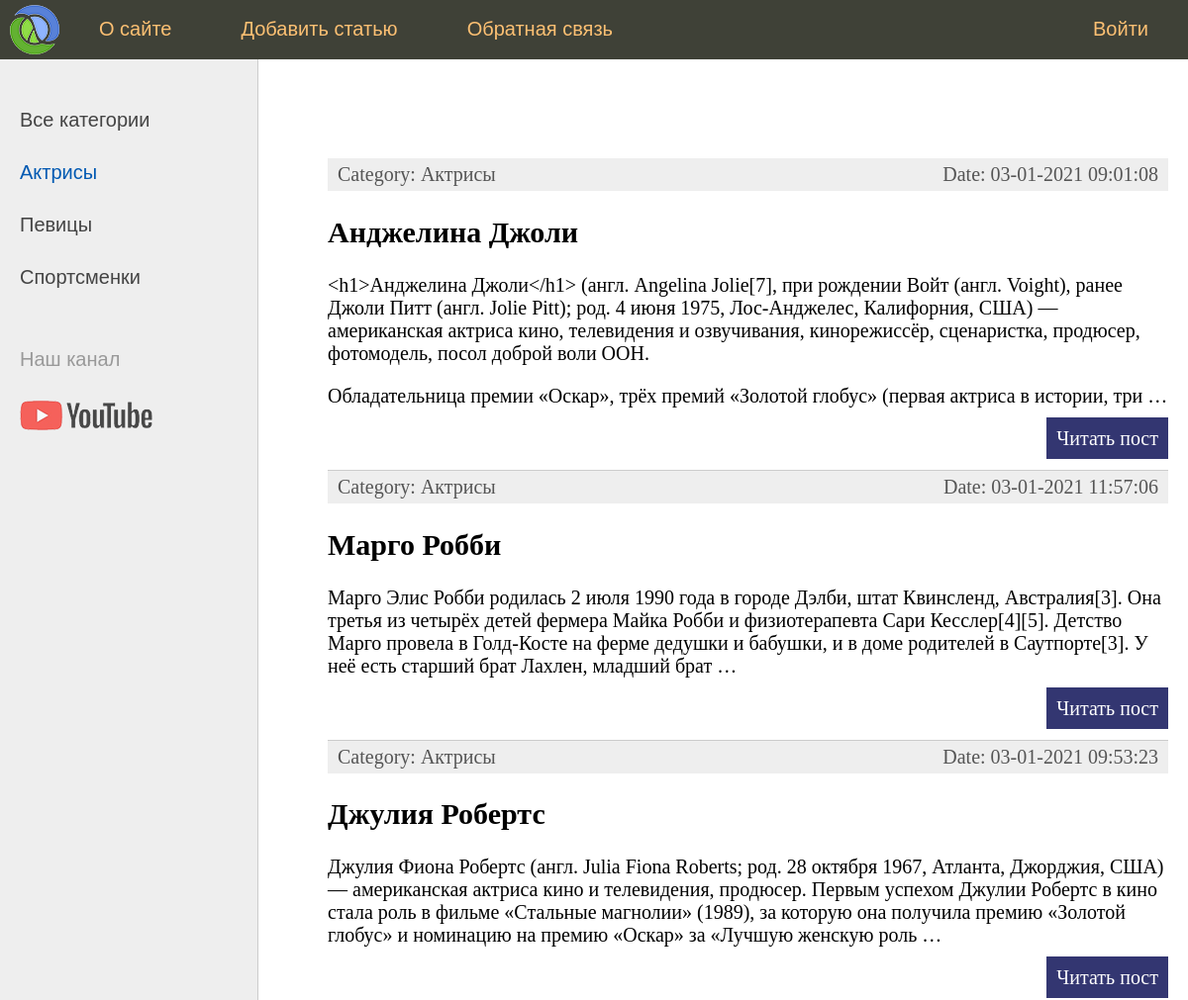
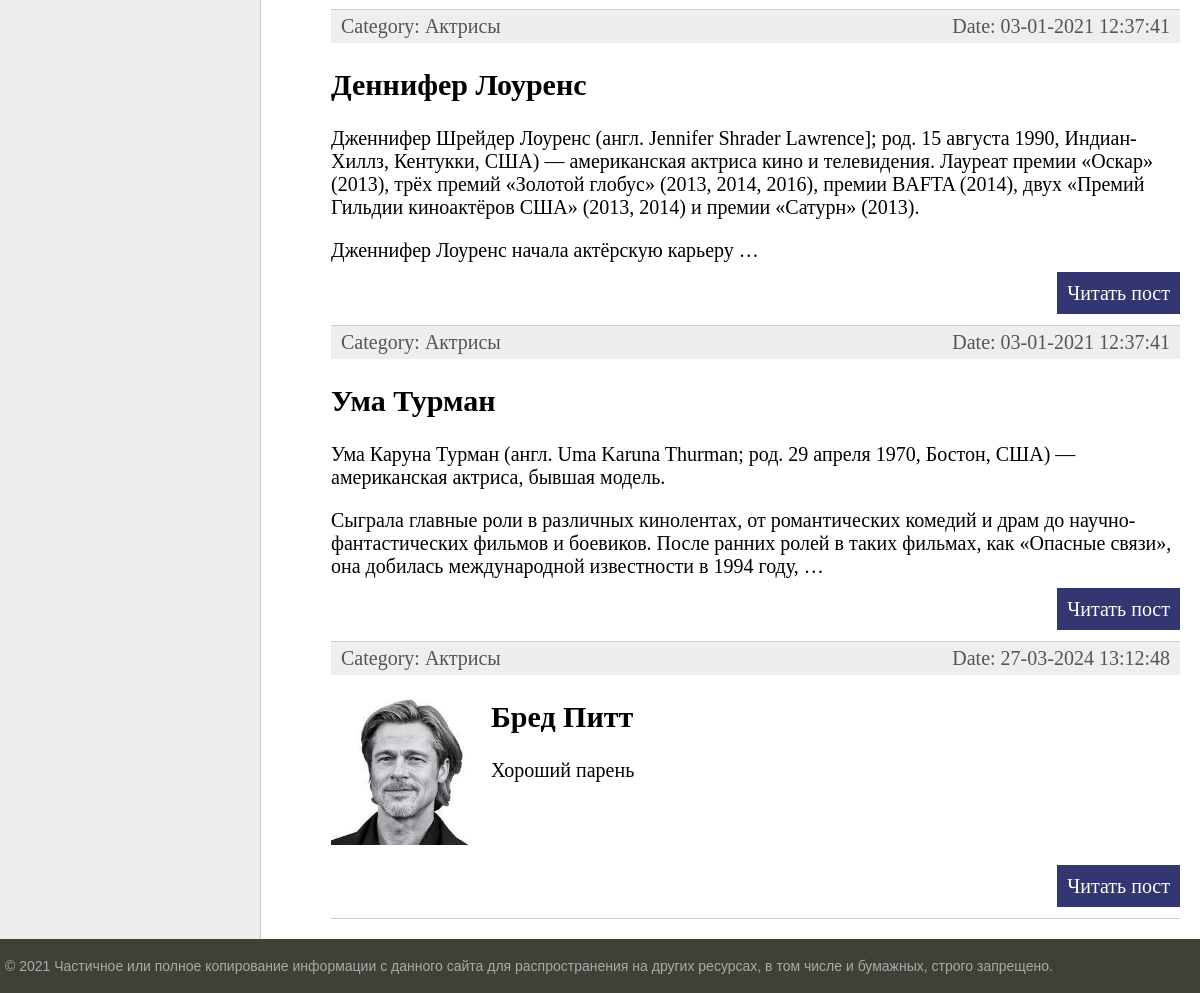
Page /category/1 on the committed database (2 pictures, top to bottom).
### women/models.py (models this page shows, shortened)
class Category(models.Model):
    name = models.CharField(max_length=100, db_index=True, verbose_name="Категория")
    def __str__(self):
        return self.name
    def get_absolute_url(self):
        return reverse("category", kwargs={"cat_id": self.pk})
    class Meta:
        verbose_name = "Категория"
        verbose_name_plural = "Категории"
        ordering = ["name"]

class Women(models.Model):
    title = models.CharField(max_length=255, verbose_name="Заголовок")
    content = models.TextField(blank=True, verbose_name="Текст статьи")
    photo = models.ImageField(upload_to="photos/%Y/%m/%d/", verbose_name="Фотография")
    time_create = models.DateTimeField(auto_now_add=True, verbose_name="Время создания")
    time_update = models.DateTimeField(auto_now=True, verbose_name="Время изменения")
    is_published = models.BooleanField(default=True, verbose_name="Опубликовано")
    cat = models.ForeignKey(
        "Category", on_delete=models.PROTECT, null=True, verbose_name="Категория"
    )
    def get_absolute_url(self):
        return reverse("post", kwargs={"post_id": self.pk})
    class Meta:
        verbose_name = "Известные женщины"
        verbose_name_plural = "Известные женщины"
        ordering = ["time_create", "title"]

### women/views.py (the view)
# urls.py: path("category/<int:cat_id>", show_category, name="category"),
def show_category(request, cat_id):
    posts = Women.objects.filter(cat_id=cat_id)
    cats = Category.objects.all()
    if len(posts) == 0:
        raise Http404()
    context = {
        "posts": posts,
        "menu": menu,
        "cats": cats,
        "title": "Отображение по рубрикам",
        "cat_selected": cat_id,
    }
    return render(
        request,
        "women/index.html",
        context=context,
    )

### women/templates/women/index.html (shortened to what this page needs)
{% extends 'women/base.html' %}
{% block content %}
<ul class="list-articles">
	{% for p in posts %}
			<li><div class="article-panel">
                <p class="first">Category: {{p.cat}}</p>
                <p class="last">Date: {{p.time_update|date:"d-m-Y H:i:s"}}</p>
            </div>
            {% if p.photo %}
            <p><img class='img-article-left thumb' src="{{p.photo.url}}"></p>
            {% endif %}
                <h2>{{p.title}}</h2>
	{% autoescape on %}
	{{p.content|linebreaks|truncatewords:50}}
	{% endautoescape %}
			<p class="link-read-post"><a href="{{ p.get_absolute_url }}">Читать пост</a></p>
			</li>
	{% endfor %}
</ul>
{% endblock %}

### women/templates/women/base.html (shortened to what this page needs)
{% load static %}
<!DOCTYPE html>
<html>
<head>
	<link type="text/css" href="{% static 'women/css/styles.css' %}" rel="stylesheet" />
</head>
<body>
<table class="table-page" border=0 cellpadding="0" cellspacing="0">
<tr><td valign=top>
{% block mainmenu %}
		<div class="header">
			<ul id="mainmenu" class="mainmenu">
			<li class="logo"><a href="{% url 'home' %}"><div class="logo"></div></a></li>
{% for m in menu %}
	{% if not forloop.last %}
			<li><a href="{% url m.url_name %}">{{m.title}}</a></li>
	{% else %}
			<li class="last"><a href="{% url m.url_name %}">{{m.title}}</a></li>
	{% endif %}
{% endfor %}
			</ul>
		</div>
{% endblock mainmenu %}
<table class="table-content" border=0 cellpadding="0" cellspacing="0">
<tr>
	<td valign="top" class="left-chapters">
	<ul id="leftchapters">
        {% if cat_selected == 0 %}
		    <li class="selected">Все категории</li>
        {% else %}
		    <li><a href ="{% url 'home' %}">Все категории</a></li>
        {% endif %}
        {% for c in cats %}
            {% if c.pk == cat_selected %}
            <li class="selected">{{c.name}}</li>
            {% else %}
                <li><a href ="{{ c.get_absolute_url }}">{{c.name}}</a></li>
            {% endif %}
        {% endfor %}
		<li class="share">
		<p>Наш канал</p>
		<a class="share-yt" href="https://www.youtube.com/channel/UClJzWfGWuGJL2t-3dYKcHTA/playlists" target="_blank" rel="nofollow"></a>
		</li>
	</ul>
</td>
<td valign="top" class="content">
	<div class="content-text">
{% block content %}
{% endblock %}
	</div>
</td></tr></table>
</td></tr>
<tr><td valign=top>
	<div id="footer">
		<p>&copy; 2021 Частичное или полное копирование информации с данного сайта для распространения на других ресурсах, в том числе и бумажных, строго запрещено.</p>
	</div>
</td></tr></table>
</body>
</html>

### women/static/women/css/styles.css (style rules this page uses)
html, body { font-family: 'Arial'; margin: 0; padding: 0; height: 100%; width: 100%; color: #444; }
a { color: #0059b2; text-decoration: none; }
img { max-width: 600px; height: auto; }
img.img-article-left { max-width: 300px; height: auto; float: left; padding: 0 10px 10px 0; }
img.img-article-left.thumb { max-width: 150px; height: auto; }
p.link-read-post { text-align: right; }
p.link-read-post a { padding: 10px; min-width: 100px; background: #333671; color: #fff; text-decoration: none; }
div.article-panel { background: #eee; padding: 5px 10px 5px 10px; box-sizing: border-box; overflow: hidden; color: #555; }
div.article-panel p.first { margin: 0; float: left; }
div.article-panel p.last { margin: 0; float: right; }
ul.list-articles { list-style: none; margin: 0; padding: 0; }
ul.list-articles li { border-bottom: 1px solid #ccc; }
.table-page { width: 100%; height: 100%; vertical-align: top; }
.table-page tr { height: 100%; }
.header { background: #3F4137; height: 60px; }
.logo { background: url('../images/logo.png') no-repeat 10px 5px; width: 70px; height: 60px; }
ul.mainmenu { list-style: none; margin: 0; padding: 0; height: 60px; color: #fdc073; font-size: 20px; overflow: hidden; }
ul.mainmenu li { float: left; margin: 18px 40px 0 30px; }
ul.mainmenu li.logo { margin: 0; }
ul.mainmenu li.last { float: right; }
ul.mainmenu li a { color: #fdc073; text-decoration: none; }
.table-content { width: 100%; min-height: 100%; height: 100%; }
.left-chapters { margin: 0; background: #eee; border-right: 1px solid #ccc; min-height: 100%; }
.left-chapters ul { width: 230px; min-height: 100%; margin: 0; padding: 20px 10px 10px 20px; list-style: none; font-size: 20px; }
.left-chapters ul li { margin: 30px 0 0 0; color: #999; }
.left-chapters ul li.selected { color: #0059b2; }
.left-chapters ul li a { color: #444; text-decoration: none; }
.left-chapters ul li.share { margin: 60px 0 0 0; }
.left-chapters ul li.share p { margin: 30px 0 30px 0; }
.left-chapters ul li.share a { display: inline-block; width: 40px; height: 40px; margin: 0 20px 0 0; }
.left-chapters ul li.share a.share-yt { width: 100%; height: 30px; background: url('../images/share_yt.png') no-repeat 0 0 }
.content { padding: 40px 20px 20px 40px; width: 100%; box-sizing: border-box; }
.content-text { margin: 60px 0 0 30px; color: #000; font-size: 20px; font-family: Yandex Sans Display Light; }
#footer { box-sizing: border-box; background: #3F4137; padding: 5px; color: #aaa; font-size: 14px; font-family: Verdana, Geneva, Arial, Helvetica; text-align: left; overflow: hidden; }

### rows in the picture
Category: name "Актрисы"
Category: name "Певицы"
Category: name "Спортсменки"
Women: cat "Актрисы", time_update "03-01-2021 09:01:08", title "Анджелина Джоли", content "<h1>Анджелина Джоли</h1> (англ. Angelina Jolie[7], при рождении Войт (англ. Voight), ранее Джоли Питт (англ. Jolie Pitt); род. 4 июня 1975, Лос-Анджелес, Калифорния, США) — американская актриса кино, телевидения и озвучивания, кинорежиссёр, сценаристка, продюсер, фотомодель, посол доброй воли ООН. Обладательница премии «Оскар», трёх премий «Золотой глобус» (первая актриса в истории, три …"
Women: cat "Актрисы", time_update "03-01-2021 11:57:06", title "Марго Робби", content "Марго Элис Робби родилась 2 июля 1990 года в городе Дэлби, штат Квинсленд, Австралия[3]. Она третья из четырёх детей фермера Майка Робби и физиотерапевта Сари Кесслер[4][5]. Детство Марго провела в Голд-Косте на ферме дедушки и бабушки, и в доме родителей в Саутпорте[3]. У неё есть старший брат Лахлен, младший брат …"
Women: cat "Актрисы", time_update "03-01-2021 09:53:23", title "Джулия Робертс", content "Джулия Фиона Робертс (англ. Julia Fiona Roberts; род. 28 октября 1967, Атланта, Джорджия, США) — американская актриса кино и телевидения, продюсер. Первым успехом Джулии Робертс в кино стала роль в фильме «Стальные магнолии» (1989), за которую она получила премию «Золотой глобус» и номинацию на премию «Оскар» за «Лучшую женскую роль …"
Women: cat "Актрисы", time_update "03-01-2021 12:37:41", title "Деннифер Лоуренс", content "Дженнифер Шрейдер Лоуренс (англ. Jennifer Shrader Lawrence]; род. 15 августа 1990, Индиан-Хиллз, Кентукки, США) — американская актриса кино и телевидения. Лауреат премии «Оскар» (2013), трёх премий «Золотой глобус» (2013, 2014, 2016), премии BAFTA (2014), двух «Премий Гильдии киноактёров США» (2013, 2014) и премии «Сатурн» (2013). Дженнифер Лоуренс начала актёрскую карьеру …"
Women: cat "Актрисы", time_update "03-01-2021 12:37:41", title "Ума Турман", content "Ума Каруна Турман (англ. Uma Karuna Thurman; род. 29 апреля 1970, Бостон, США) — американская актриса, бывшая модель. Сыграла главные роли в различных кинолентах, от романтических комедий и драм до научно-фантастических фильмов и боевиков. После ранних ролей в таких фильмах, как «Опасные связи», она добилась международной известности в 1994 году, …"
Women: cat "Актрисы", time_update "27-03-2024 13:12:48", photo (picture), title "Бред Питт", content "Хороший парень"

### other values in the picture
{{ m.title }} "О сайте" "Добавить статью" "Обратная связь"
{{ m.title }} "Войти"
